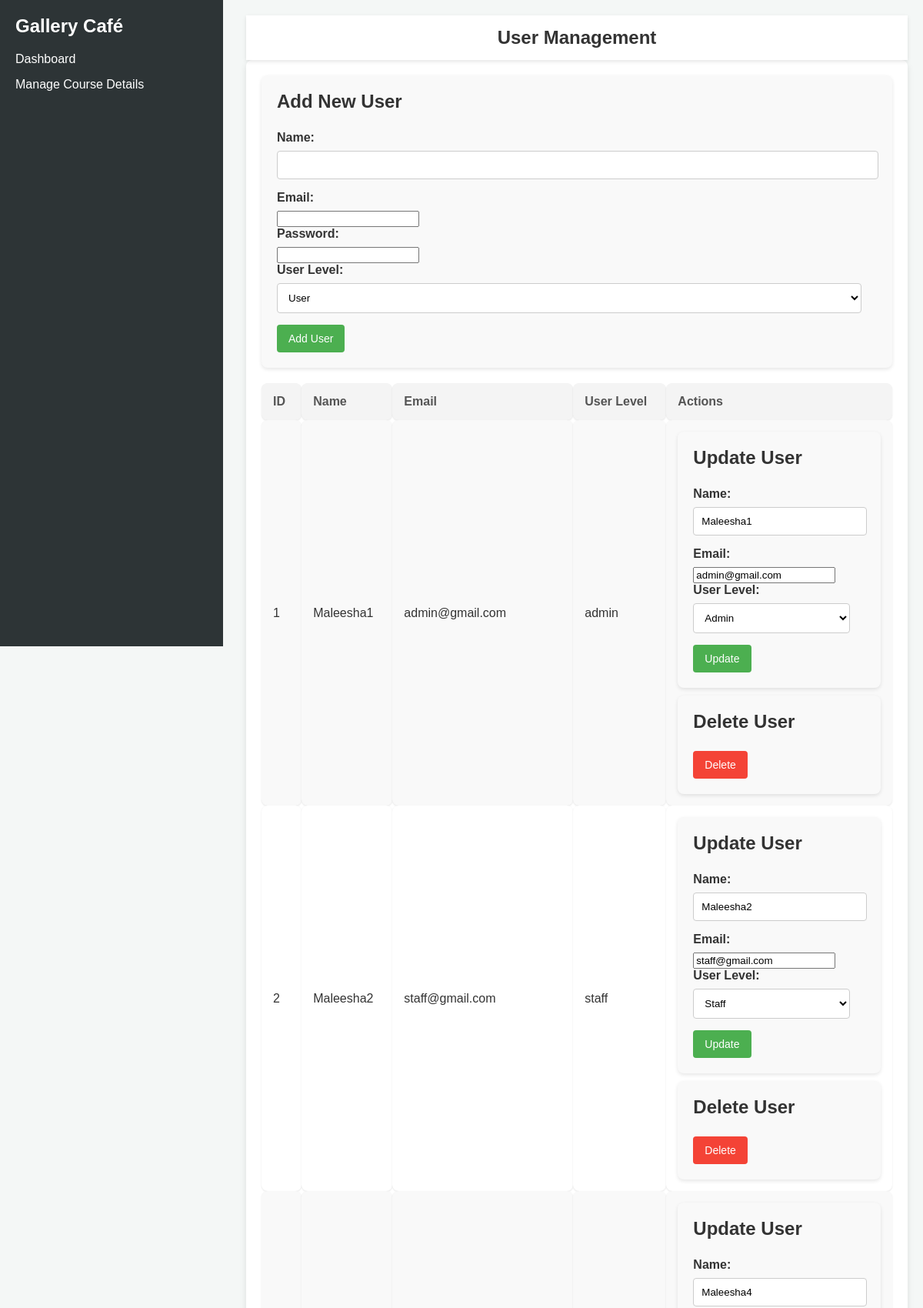
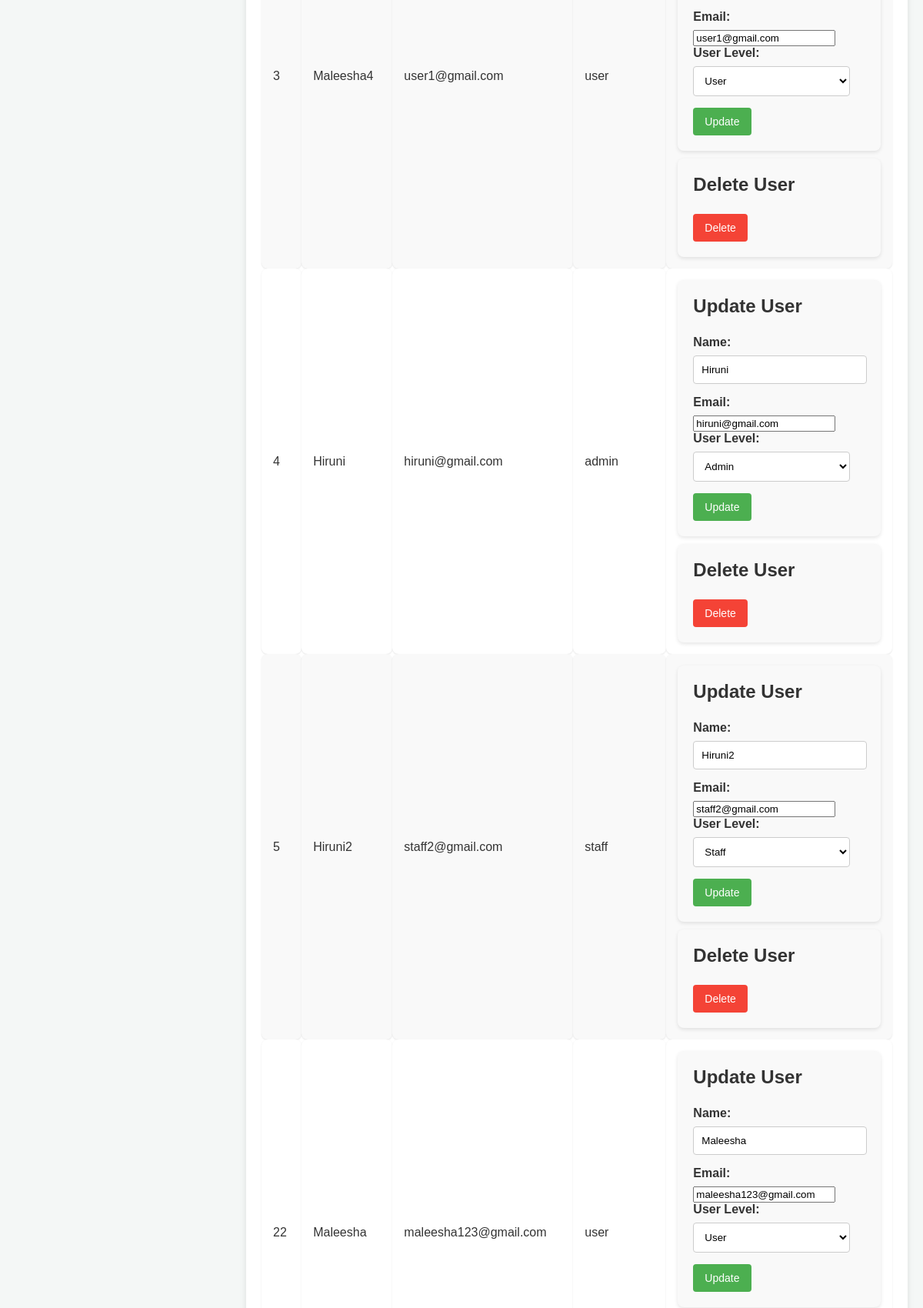
/PHP/acount_create.php (upper part), run on the app's committed database (2 pictures, top to bottom).
### tables this page shows
CREATE TABLE `users` (
  `id` int(11) NOT NULL,
  `name` varchar(100) NOT NULL,
  `email` varchar(100) NOT NULL,
  `password` varchar(255) NOT NULL,
  `user_level` enum('admin','staff','user') NOT NULL
);

### PHP/acount_create.php (the view, shortened to what this page needs)
<!DOCTYPE html>
<html lang="en">
<head>
    <link rel="stylesheet" href="../Style/course_details.css" />
</head>
<body>
<div class="sidebar">
    <h2>Gallery Café</h2>
    <a href="../admin.html">Dashboard</a>
    <a href="/PHP/ADMIN.php">Manage Course Details</a>
</div>
<div class="main-content">
    <div class="header">
        <h1>User Management</h1>
    </div>
    <div class="container">
        <div class="form-container">
            <div class="form-card">
                <h3>Add New User</h3>
                <form action="<?php echo $_SERVER['PHP_SELF']; ?>" method="post">
                    <label for="name">Name:</label>
                    <input type="text" id="name" name="name" required>
                    <label for="email">Email:</label>
                    <input type="email" id="email" name="email" required>
                    <label for="password">Password:</label>
                    <input type="password" id="password" name="password" required>
                    <label for="user_level">User Level:</label>
                    <select id="user_level" name="user_level" required>
                        <option value="user">User</option>
                    </select>
                    <button type="submit" name="add_user" class="btn">Add User</button>
                </form>
            </div>
        </div>
        <table>
            <tr>
                <th>ID</th>
                <th>Name</th>
                <th>Email</th>
                <th>User Level</th>
                <th>Actions</th>
            </tr>
            <?php
            $conn = new mysqli("localhost", "root", "", "educonnect_db");
            $result = $conn->query("SELECT id, name, email, user_level FROM users");
            if ($result->num_rows > 0) {
                while ($row = $result->fetch_assoc()) {
                    echo "<tr>
                            <td>".$row["id"]."</td>
                            <td>".$row["name"]."</td>
                            <td>".$row["email"]."</td>
                            <td>".$row["user_level"]."</td>
                            <td class='action-forms'>
                                <div class='form-card'>
                                    <h3>Update User</h3>
                                    <form method='post'>
                                        <input type='hidden' name='id_to_update' value='".$row["id"]."'>
                                        <label>Name:</label>
                                        <input type='text' name='updated_name' value='".$row["name"]."' required>
                                        <label>Email:</label>
                                        <input type='email' name='updated_email' value='".$row["email"]."' required>
                                        <label>User Level:</label>
                                        <select name='updated_user_level'>
                                            <option value='user' ".($row["user_level"] == 'user' ? 'selected' : '').">User</option>
                                            <option value='admin' ".($row["user_level"] == 'admin' ? 'selected' : '').">Admin</option>
                                            <option value='staff' ".($row["user_level"] == 'staff' ? 'selected' : '').">Staff</option>
                                        </select>
                                        <button type='submit' name='update_user' class='btn'>Update</button>
                                    </form>
                                </div>
                                <div class='form-card'>
                                    <h3>Delete User</h3>
                                    <form method='post'>
                                        <input type='hidden' name='id_to_delete' value='".$row["id"]."'>
                                        <button type='submit' name='delete_user' class='btn btn-danger'>Delete</button>
                                    </form>
                                </div>
                            </td>
                        </tr>";
                }
            } else {
                echo "<tr><td colspan='5'>No users found</td></tr>";
            }
            ?>
        </table>
    </div>
</div>
</body>
</html>

### Style/course_details.css (style rules this page uses)
body { font-family: 'Poppins', sans-serif; background-color: #f4f7f6; margin: 0; padding: 0; color: #333; }
.sidebar { height: 100vh; width: 250px; position: fixed; top: 0; left: 0; background-color: #2d3436; padding: 20px; }
.sidebar h2 { color: #ffffff; margin-top: 0; font-size: 1.5rem; }
.sidebar a { display: block; color: #ffffff; text-decoration: none; margin: 15px 0; font-size: 1rem; transition: background-color 0.3s, color 0.3s; }
.main-content { margin-left: 300px; padding: 20px; }
.header { background-color: #ffffff; padding: 15px; box-shadow: 0 2px 5px rgba(0,0,0,0.1); display: flex; justify-content: center; align-items: center; position: relative; }
.header h1 { margin: 0; font-size: 1.5rem; color: #333; }
.container { background-color: #ffffff; padding: 20px; border-radius: 8px; box-shadow: 0 4px 8px rgba(0,0,0,0.1); margin-bottom: 20px; }
.form-container { margin-bottom: 20px; }
.form-card { background-color: #f9f9f9; padding: 20px; border-radius: 8px; box-shadow: 0 2px 5px rgba(0,0,0,0.1); }
.form-card h3 { margin-top: 0; font-size: 1.5rem; color: #333; }
.form-card label { display: block; margin-bottom: 8px; font-weight: 600; }
.form-card input[type=text], .form-card select { width: calc(100% - 20px); padding: 10px; margin-bottom: 15px; border: 1px solid #ccc; border-radius: 4px; background-color: #fff; }
.btn { background-color: #4CAF50; color: white; padding: 10px 15px; border: none; border-radius: 4px; cursor: pointer; text-align: center; text-decoration: none; display: inline-block; font-size: 14px; transition: background-color 0.3s; }
.btn-danger { background-color: #f44336; }
table { width: 100%; border-collapse: collapse; margin-top: 20px; }
th, td { padding: 15px; text-align: left; border-radius: 8px; background-color: #ffffff; box-shadow: 0 1px 2px rgba(0,0,0,0.1); }
th { background-color: #f4f4f4; color: #555; }
tr:nth-child(even) td { background-color: #f9f9f9; }
.action-forms { display: flex; flex-direction: column; gap: 10px; }

### data on the page
users: id "1", name "Maleesha1", email "admin@gmail.com", user_level "admin", updated_name "Maleesha1", updated_email "admin@gmail.com", updated_user_level "Admin"
users: id "2", name "Maleesha2", email "staff@gmail.com", user_level "staff", updated_name "Maleesha2", updated_email "staff@gmail.com", updated_user_level "Staff"
users: id "3", name "Maleesha4", email "user1@gmail.com", user_level "user", updated_name "Maleesha4", updated_email "user1@gmail.com", updated_user_level "User"
users: id "4", name "Hiruni", email "hiruni@gmail.com", user_level "admin", updated_name "Hiruni", updated_email "hiruni@gmail.com", updated_user_level "Admin"
users: id "5", name "Hiruni2", email "staff2@gmail.com", user_level "staff", updated_name "Hiruni2", updated_email "staff2@gmail.com", updated_user_level "Staff"
users: id "22", name "Maleesha", email "maleesha123@gmail.com", user_level "user", updated_name "Maleesha", updated_email "maleesha123@gmail.com", updated_user_level "User"
